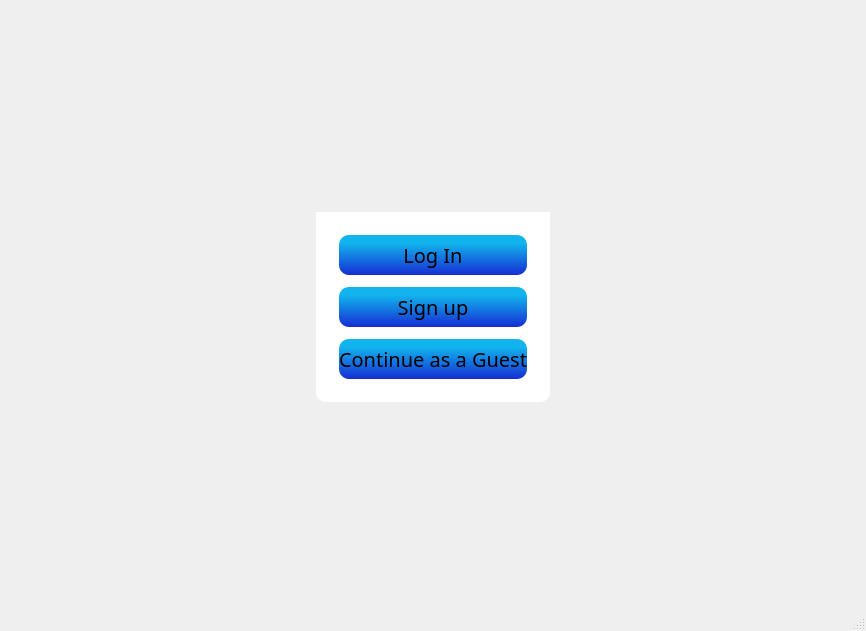
<?xml version="1.0" encoding="UTF-8"?>
<ui version="4.0">
 <class>MainWindow</class>
 <widget class="QMainWindow" name="MainWindow">
  <property name="geometry">
   <rect>
    <x>0</x>
    <y>0</y>
    <width>866</width>
    <height>631</height>
   </rect>
  </property>
  <property name="font">
   <font>
    <bold>false</bold>
   </font>
  </property>
  <property name="windowTitle">
   <string>MainWindow</string>
  </property>
  <property name="styleSheet">
   <string notr="true">QMainWindow
{
	border-image: url(:/Logic/Graphics/Ready/Login Background.png) 0 0 0 0 stretch stretch;
}</string>
  </property>
  <widget class="QWidget" name="centralwidget">
   <property name="styleSheet">
    <string notr="true"/>
   </property>
   <layout class="QGridLayout" name="gridLayout_4">
    <item row="0" column="0">
     <widget class="QStackedWidget" name="stackedWidget">
      <property name="styleSheet">
       <string notr="true"/>
      </property>
      <property name="currentIndex">
       <number>0</number>
      </property>
      <widget class="QWidget" name="page1">
       <layout class="QGridLayout" name="gridLayout_5">
        <item row="1" column="2">
         <spacer name="horizontalSpacer_4">
          <property name="orientation">
           <enum>Qt::Orientation::Horizontal</enum>
          </property>
          <property name="sizeHint" stdset="0">
           <size>
            <width>139</width>
            <height>20</height>
           </size>
          </property>
         </spacer>
        </item>
        <item row="2" column="1">
         <spacer name="verticalSpacer_3">
          <property name="orientation">
           <enum>Qt::Orientation::Vertical</enum>
          </property>
          <property name="sizeHint" stdset="0">
           <size>
            <width>20</width>
            <height>13</height>
           </size>
          </property>
         </spacer>
        </item>
        <item row="1" column="0">
         <spacer name="horizontalSpacer_3">
          <property name="orientation">
           <enum>Qt::Orientation::Horizontal</enum>
          </property>
          <property name="sizeHint" stdset="0">
           <size>
            <width>140</width>
            <height>20</height>
           </size>
          </property>
         </spacer>
        </item>
        <item row="1" column="1">
         <layout class="QGridLayout" name="gridLayout_3">
          <item row="0" column="1">
           <spacer name="verticalSpacer">
            <property name="orientation">
             <enum>Qt::Orientation::Vertical</enum>
            </property>
            <property name="sizeHint" stdset="0">
             <size>
              <width>20</width>
              <height>40</height>
             </size>
            </property>
           </spacer>
          </item>
          <item row="1" column="0">
           <spacer name="horizontalSpacer">
            <property name="orientation">
             <enum>Qt::Orientation::Horizontal</enum>
            </property>
            <property name="sizeHint" stdset="0">
             <size>
              <width>40</width>
              <height>20</height>
             </size>
            </property>
           </spacer>
          </item>
          <item row="1" column="1">
           <widget class="QGroupBox" name="groupBox_3">
            <property name="styleSheet">
             <string notr="true">QGroupBox
{
	border-radius: 0px;
	padding: 3px;
}</string>
            </property>
            <property name="title">
             <string/>
            </property>
            <layout class="QVBoxLayout" name="verticalLayout_3">
             <property name="spacing">
              <number>0</number>
             </property>
             <property name="topMargin">
              <number>0</number>
             </property>
             <item>
              <widget class="QLabel" name="label">
               <property name="text">
                <string/>
               </property>
               <property name="pixmap">
                <pixmap resource="imgs.qrc">:/Logic/Graphics/Ready/Login Graphic.png</pixmap>
               </property>
               <property name="scaledContents">
                <bool>true</bool>
               </property>
              </widget>
             </item>
             <item>
              <widget class="QGroupBox" name="groupBox">
               <property name="styleSheet">
                <string notr="true">QGroupBox
{
	color:white;
	Background-color: White;
	border-bottom-left-radius: 10px;
	border-bottom-right-radius: 10px;
}</string>
               </property>
               <property name="title">
                <string>sign in </string>
               </property>
               <layout class="QVBoxLayout" name="verticalLayout_2">
                <property name="spacing">
                 <number>12</number>
                </property>
                <property name="leftMargin">
                 <number>20</number>
                </property>
                <property name="topMargin">
                 <number>20</number>
                </property>
                <property name="rightMargin">
                 <number>20</number>
                </property>
                <property name="bottomMargin">
                 <number>20</number>
                </property>
                <item>
                 <widget class="QPushButton" name="Login_Button">
                  <property name="font">
                   <font>
                    <family>Montserrat</family>
                    <pointsize>15</pointsize>
                    <italic>false</italic>
                    <bold>false</bold>
                   </font>
                  </property>
                  <property name="styleSheet">
                   <string notr="true">QPushButton
{
	font: 15pt &quot;Montserrat&quot;;
	Background: qlineargradient(spread:pad, x1:0.5, y1:1, x2:0.5, y2:0.2, stop:0 rgba(22, 45, 211, 255), stop:1 rgba(17, 180, 237, 255));
	Border-radius: 10px;
	height: 40px
}</string>
                  </property>
                  <property name="text">
                   <string>Log In</string>
                  </property>
                 </widget>
                </item>
                <item>
                 <widget class="QPushButton" name="Signup_Button">
                  <property name="font">
                   <font>
                    <family>Montserrat</family>
                    <pointsize>15</pointsize>
                    <italic>false</italic>
                    <bold>false</bold>
                   </font>
                  </property>
                  <property name="styleSheet">
                   <string notr="true">QPushButton
{
	font: 15pt &quot;Montserrat&quot;;
	Background: qlineargradient(spread:pad, x1:0.5, y1:1, x2:0.5, y2:0.2, stop:0 rgba(22, 45, 211, 255), stop:1 rgba(17, 180, 237, 255));
	Border-radius: 10px;
	height: 40px
}</string>
                  </property>
                  <property name="text">
                   <string>Sign up</string>
                  </property>
                 </widget>
                </item>
                <item>
                 <widget class="QPushButton" name="Guest_Button">
                  <property name="font">
                   <font>
                    <family>Montserrat</family>
                    <pointsize>15</pointsize>
                    <italic>false</italic>
                    <bold>false</bold>
                   </font>
                  </property>
                  <property name="styleSheet">
                   <string notr="true">QPushButton
{
	font: 15pt &quot;Montserrat&quot;;
	Background: qlineargradient(spread:pad, x1:0.5, y1:1, x2:0.5, y2:0.2, stop:0 rgba(22, 45, 211, 255), stop:1 rgba(17, 180, 237, 255));
	Border-radius: 10px;
	height: 40px
}</string>
                  </property>
                  <property name="text">
                   <string>Continue as a Guest</string>
                  </property>
                 </widget>
                </item>
               </layout>
              </widget>
             </item>
            </layout>
           </widget>
          </item>
          <item row="1" column="2">
           <spacer name="horizontalSpacer_2">
            <property name="orientation">
             <enum>Qt::Orientation::Horizontal</enum>
            </property>
            <property name="sizeHint" stdset="0">
             <size>
              <width>40</width>
              <height>20</height>
             </size>
            </property>
           </spacer>
          </item>
          <item row="2" column="1">
           <spacer name="verticalSpacer_2">
            <property name="orientation">
             <enum>Qt::Orientation::Vertical</enum>
            </property>
            <property name="sizeHint" stdset="0">
             <size>
              <width>20</width>
              <height>40</height>
             </size>
            </property>
           </spacer>
          </item>
         </layout>
        </item>
        <item row="0" column="1">
         <spacer name="verticalSpacer_4">
          <property name="orientation">
           <enum>Qt::Orientation::Vertical</enum>
          </property>
          <property name="sizeHint" stdset="0">
           <size>
            <width>20</width>
            <height>13</height>
           </size>
          </property>
         </spacer>
        </item>
       </layout>
      </widget>
      <widget class="QWidget" name="page2">
       <widget class="QGroupBox" name="groupBox_2">
        <property name="geometry">
         <rect>
          <x>90</x>
          <y>40</y>
          <width>651</width>
          <height>441</height>
         </rect>
        </property>
        <property name="title">
         <string>sign in </string>
        </property>
        <widget class="QWidget" name="layoutWidget">
         <property name="geometry">
          <rect>
           <x>90</x>
           <y>170</y>
           <width>481</width>
           <height>55</height>
          </rect>
         </property>
         <layout class="QGridLayout" name="gridLayout">
          <item row="2" column="0">
           <widget class="QLineEdit" name="username"/>
          </item>
          <item row="0" column="0">
           <widget class="QLabel" name="username_2">
            <property name="font">
             <font>
              <bold>false</bold>
             </font>
            </property>
            <property name="lineWidth">
             <number>1</number>
            </property>
            <property name="midLineWidth">
             <number>0</number>
            </property>
            <property name="text">
             <string>Username or Email</string>
            </property>
            <property name="alignment">
             <set>Qt::AlignmentFlag::AlignCenter</set>
            </property>
            <property name="openExternalLinks">
             <bool>false</bool>
            </property>
           </widget>
          </item>
         </layout>
        </widget>
        <widget class="QWidget" name="layoutWidget_2">
         <property name="geometry">
          <rect>
           <x>90</x>
           <y>230</y>
           <width>481</width>
           <height>82</height>
          </rect>
         </property>
         <layout class="QGridLayout" name="gridLayout_2">
          <item row="0" column="1">
           <widget class="QLabel" name="forgotlabel">
            <property name="frameShape">
             <enum>QFrame::Shape::NoFrame</enum>
            </property>
            <property name="frameShadow">
             <enum>QFrame::Shadow::Plain</enum>
            </property>
            <property name="text">
             <string>&lt;a href=&quot;#&quot;&gt;Forgot?&lt;/a&gt;</string>
            </property>
            <property name="textFormat">
             <enum>Qt::TextFormat::RichText</enum>
            </property>
           </widget>
          </item>
          <item row="0" column="0">
           <widget class="QLabel" name="password_2">
            <property name="text">
             <string>Password</string>
            </property>
            <property name="alignment">
             <set>Qt::AlignmentFlag::AlignRight|Qt::AlignmentFlag::AlignTrailing|Qt::AlignmentFlag::AlignVCenter</set>
            </property>
           </widget>
          </item>
          <item row="1" column="0" colspan="2">
           <widget class="QLineEdit" name="password">
            <property name="echoMode">
             <enum>QLineEdit::EchoMode::Password</enum>
            </property>
           </widget>
          </item>
         </layout>
        </widget>
       </widget>
      </widget>
     </widget>
    </item>
   </layout>
  </widget>
  <widget class="QMenuBar" name="menubar">
   <property name="geometry">
    <rect>
     <x>0</x>
     <y>0</y>
     <width>866</width>
     <height>21</height>
    </rect>
   </property>
  </widget>
  <widget class="QStatusBar" name="statusbar"/>
 </widget>
 <resources>
  <include location="imgs.qrc"/>
 </resources>
 <connections/>
</ui>
